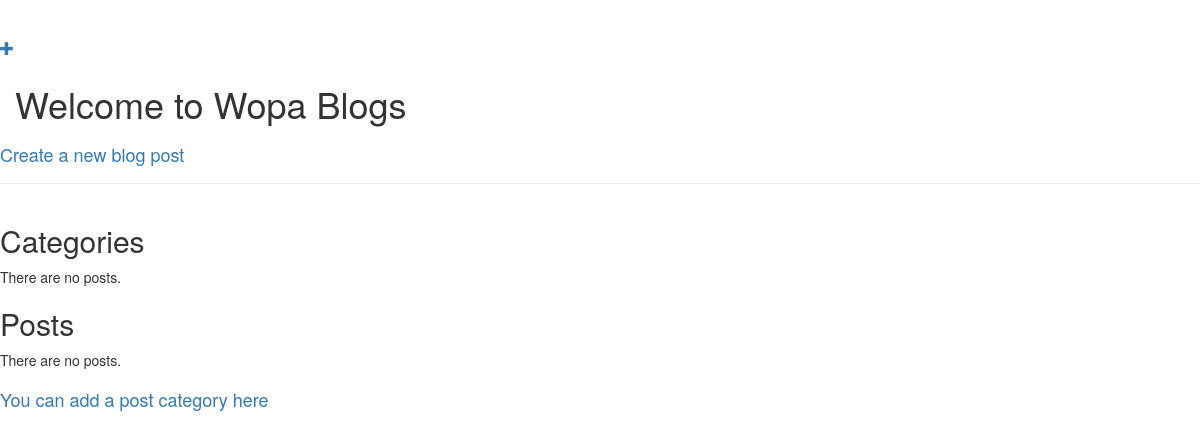
Before: / with the older database file.
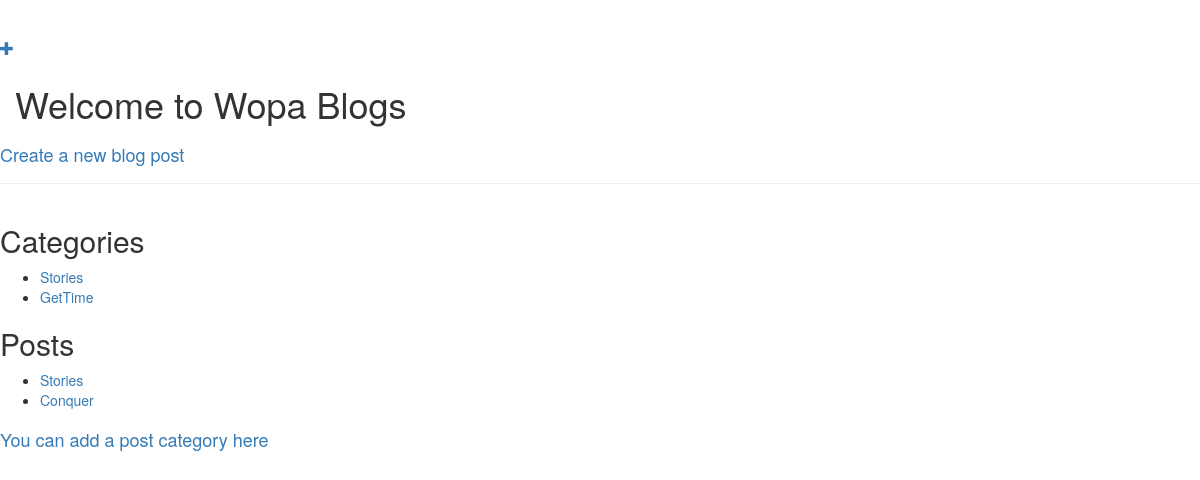
After: the same page with the newer database file.
### blog/models.py (models this page shows, shortened)
class Category(models.Model):
    title = models.CharField(max_length = 100, db_index = True)
    slug = models.SlugField(max_length = 100, db_index = True)
    @permalink
    def get_absolute_url(self):
        return ('view_blog_category', None, {'slug': self.slug})

class Blog(models.Model):
    title = models.CharField(max_length=100, db_index=True)
    slug = models.SlugField(max_length=100, db_index=True)
    body = models.TextField()
    posted = models.DateTimeField(db_index =True, auto_now_add =True)
    category = models.ForeignKey('blog.Category')
    @permalink
    def get_absolute_url(self):
        return ('view_blog_post', None, {'slug': self.slug})

### blog/views.py (the view)
def index(request):
    return render_to_response('blog/index.html', {
        'categories': Category.objects.all(),
        'posts': Blog.objects.all()[:5]
    })

### blog/templates/blog/index.html (shortened to what this page needs)
{% extends 'blog/base.html' %}
{% block content %}
    <h2>Categories</h2>
    {% if categories %}
        <ul>
        {% for category in categories %}
            <li><a href="{{ category.get_absolute_url }}">{{ category.title }}</a></li>
        {% endfor %}
        </ul>
    {% else %}
        <p>There are no posts.</p>
    {% endif %}
    <h2>Posts</h2>
    {% if posts %}
        <ul>
        {% for post in posts %}
            <li><a href="{{ post.get_absolute_url }}">{{ post.title }}</a></li>
        {% endfor %}
        </ul>
    {% else %}
        <p>There are no posts.</p>
    {% endif %}
{% endblock %}

### blog/templates/blog/base.html (shortened to what this page needs)
{% load staticfiles %}
<html>
	<head>
	<link rel="stylesheet" href="//maxcdn.bootstrapcdn.com/bootstrap/3.2.0/css/bootstrap.min.css">
	<link rel="stylesheet" href="//maxcdn.bootstrapcdn.com/bootstrap/3.2.0/css/bootstrap-theme.min.css">
	</head>
	<body>
	<div class="page-header">
		<a href="{%url 'blog.views.index'%}"><span class="glyphicon glyphicon-plus"></span></a>
			<br/>
		<h1 class="panel-heading">
			Welcome to Wopa Blogs
		</h1>
		<h4>
			<a href="/post/new/"> Create a new blog post</a>
		</h4>
	</div>
	<div class="content">
			<div class="row">
			<div class="col-md-8">
				{% block content %}
				{% endblock %}
			</div>
		</div>
		<h4>
			<a href="/category/new/"> You can add a post category here</a>
		</h4>
	</div>
	</body>
</html>

Changed rows visible on the page:
added Category: title "Stories"
added Category: title "GetTime"
added Blog: title "Stories"
added Blog: title "Conquer"
Other visible differences:
text no longer shown: "There are no posts. There are no posts."
